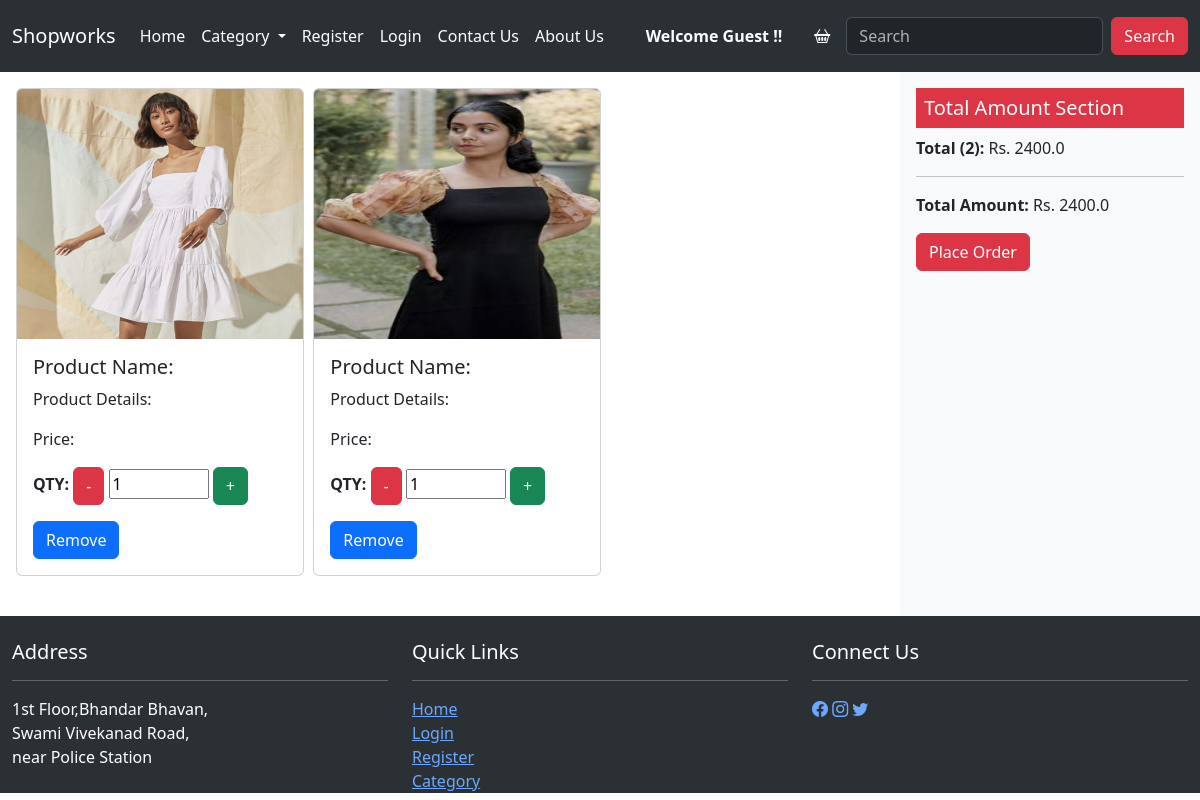
Before: /cart/ with the older database file.
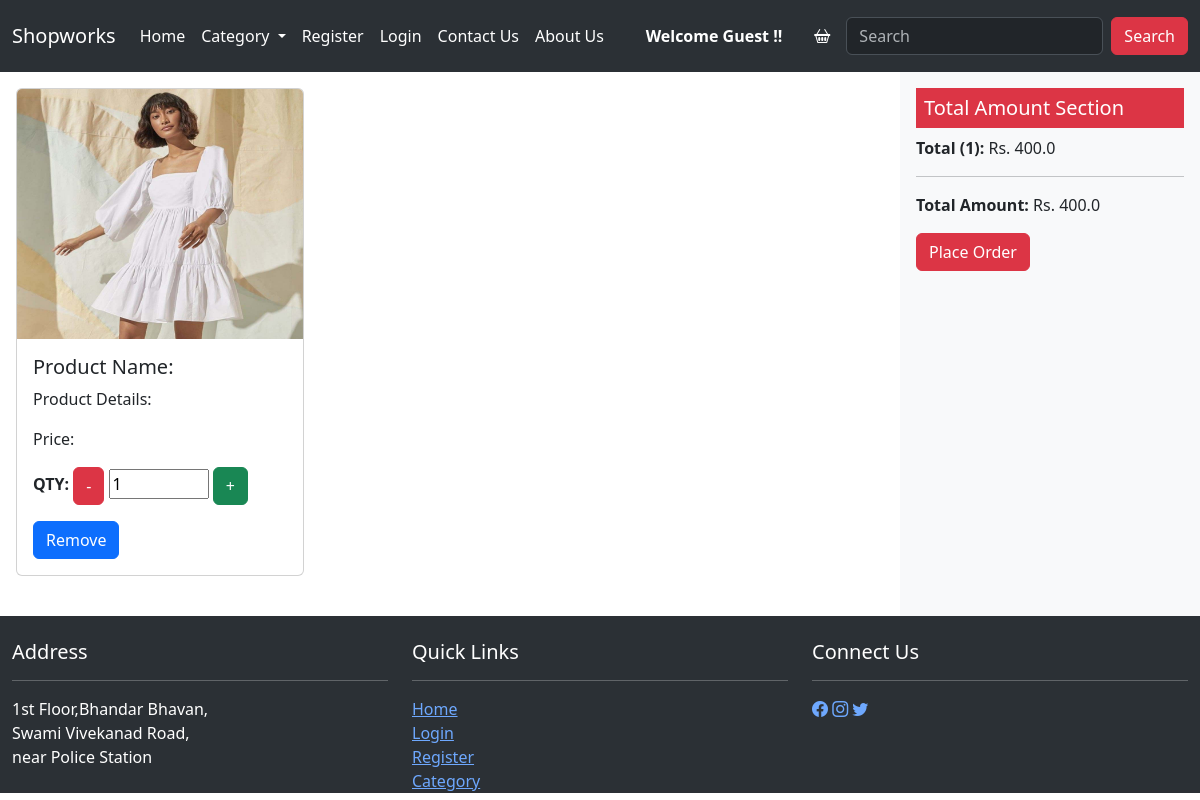
After: the same page with the newer database file.
### ecommapp/models.py (models this page shows)
class Cart(models.Model):
    userid = models.ForeignKey(User , on_delete = models.CASCADE , null = True , blank = True)
    productid = models.ForeignKey(Product,on_delete = models.CASCADE , null = True , blank = True)
    quantity = models.PositiveIntegerField(default = 0)

class Product(models.Model):
    userid = models.ForeignKey(User , on_delete = models.CASCADE , null = True , blank = True)
    productid = models.IntegerField(primary_key = True)
    product_name = models.CharField(max_length = 55)
    type = (("Mobile","Mobile"),("Clothes", "Clothes"),("Shoes","Shoes"))
    category = models.CharField(max_length = 50 ,choices = type , default = "")
    description = models.TextField(max_length = 100)
    price = models.FloatField()
    image=models.ImageField(upload_to='product/')
    objects = models.Manager()
    prod = CustomManager()

### ecommapp/views.py (the view)
# urls.py: path("cart/", views.cart, name="cart"),
def cart(req):
    if req.user.is_authenticated:
        username = req.user.username
        allcarts = Cart.objects.filter(userid = req.user.id)
        totalprice = 0
        for i in allcarts:
            totalprice += i.productid.price * i.quantity
        length = len(allcarts)
        context = {'allcarts':allcarts ,
                "items" :length ,
                "total" : totalprice ,
                "username":username}
        return render(req, "cart.html",context)
    else:
        allcarts = Cart.objects.filter(userid = req.user.id)
        totalprice = 0
        for i in allcarts:
            totalprice += i.productid.price * i.quantity
        length = len(allcarts)
        context = {'allcarts':allcarts ,
                "items" :length ,
                "total" : totalprice }
        return render(req, "cart.html",context)

### templates/cart.html (shortened to what this page needs)
{% include 'header.html' %}
<div class="container-fluid">
    <div class="row">
        <div class="col-md-9 p-3">
            <div class="row">
                {%  for item in allcarts %}
                <div class="col-md-4 mb-4">
                        <div class="card" style="width: 18rem;">
                        <img src="{{item.productid.image.url}}" class="card-img-top" alt="{{item.product_name}}" width="50px" height="250px">
                        <div class="card-body">
                          <h5 class="card-title">Product Name: {{item.product_id.product_name}}</h5>
                          <p class="card-text">Product Details: {{item.product_id.desc}}</p>
                          <p class="card-text">Price: {{item.product_id.price}}</p>
                          <p>
                            <strong>QTY:</strong>
                            <a href="updateqty/0/{{item.productid.productid}}"><button class="btn btn-danger">-</button></a>
                            <input style="width: 100px;" readonly type="number" value="{{item.quantity}}">
                            <a href="updateqty/1/{{item.productid.productid}}"><button class="btn btn-success">+</button></a>
                          </p>
                          <a href="removecart/{{item.productid.productid}}" class="btn btn-primary">Remove</a>
                        </div>
                      </div>
                </div>
                {% endfor %}
            </div>
        </div>
        <div class="col-md-3 bg-light p-3">
            <h5 class="bg-danger text-white p-2">Total Amount Section</h5>
            <p><strong>Total ({{items}}):</strong> Rs. {{total}} </p>
            <hr>
            <p><strong>Total Amount:</strong> Rs. {{total}} </p>
            <a href="{% url 'placeorder' %}"><button class = "btn btn-danger">Place Order</button></a>
        </div>
    </div>
</div>
{% include 'footer.html' %}

### templates/header.html (shortened to what this page needs)
{% load static %}
<!DOCTYPE html>
<html lang="en">
  <head>
    <link
      href="https://cdn.jsdelivr.net/npm/bootstrap@5.3.2/dist/css/bootstrap.min.css"
      rel="stylesheet"
    />
  </head>
  <body>
    <div class="container-fluid">
      <div class="row">
        <nav
          class="navbar  navbar-expand-lg bg-body-tertiary"
          data-bs-theme="dark"
        >
          <div class="container-fluid">
            <a class="navbar-brand" href="#">Shopworks</a>
            <div class="collapse navbar-collapse" id="navbarSupportedContent">
              <ul class="navbar-nav me-auto mb-2 mb-lg-0">
                <li class="nav-item">
                  <a
                    class="nav-link active"
                    aria-current="page"
                    href="{% url 'index' %}"
                    >Home</a
                  >
                </li>
                <li class="nav-item dropdown active">
                  <a
                    class="nav-link dropdown-toggle active"
                    href="#"
                    role="button"
                    data-bs-toggle="dropdown"
                    aria-expanded="false"
                  >
                    Category
                  </a>
                </li>
                {% if user.is_authenticated %}
                  <li class="nav-item">
                    <a class="nav-link active" href="{% url 'userlogout' %}" aria-current="page">Logout</a>
                  </li>
                {% else %}
                  <li class="nav-item">
                    <a
                      class="nav-link active"
                      aria-current="page"
                      href="{% url 'registeruser' %}"
                      >Register</a
                    >
                  </li>
                  <li class="nav-item">
                    <a
                      class="nav-link active"
                      aria-current="page"
                      href="{% url 'loginuser' %}"
                      >Login</a
                    >
                  </li>
                {% endif %}
                <li class="nav-item">
                  <a
                    class="nav-link active"
                    aria-current="page"
                    href="{% url 'contactus' %}"
                    >Contact Us</a
                  >
                </li>
                <li class="nav-item">
                  <a
                    class="nav-link active"
                    aria-current="page"
                    href="{% url 'aboutus' %}"
                    >About Us</a
                  >
                </li>
              </ul>
              {% if username %}
              <strong class="text-white p-3">
                Welcome {{username}} !!
              </strong>
              {% else %}
              <strong  class="text-white p-3">Welcome Guest !!</strong>
              {% endif %}
              <a href="{% url 'cart' %}"><i class="bi bi-basket2 text-white p-3"></i></a>
              <form class="d-flex" role="search" method="get" action="{% url 'searchproduct' %}">
                <input
                  class="form-control me-2"
                  type="search"
                  placeholder="Search"
                  aria-label="Search"
                  name ="q" value="{{query}}"
                />
                <button class="btn btn-danger" type="submit">
                  Search
                </button>
              </form>
            </div>
          </div>
        </nav>
      </div>
    </div>
  </body>
</html>

### templates/footer.html (shortened to what this page needs)
<!doctype html>
<html lang="en">
  <head>
    <link href="https://cdn.jsdelivr.net/npm/bootstrap@5.3.2/dist/css/bootstrap.min.css" rel="stylesheet">
    <link rel="stylesheet" href="https://cdn.jsdelivr.net/npm/bootstrap-icons@1.11.2/font/bootstrap-icons.min.css">
  </head>
  <body>
    <div class="container-fluid pt-4  bg-body-tertiary" data-bs-theme='dark'>
        <div class="row text-white">
          <div class="col-md-4">
            <h5>Address</h5>
            <hr>
            1st Floor,Bhandar Bhavan,<br>
            Swami Vivekanad Road,<br>
            near Police Station
          </div>
          <div class="col-md-4">
            <h5>Quick Links</h5>
            <hr>
            <a href="{% url 'index' %}">Home</a><br>
            <a href="{% url 'loginuser' %}">Login</a><br>
            <a href="{% url 'registeruser' %}">Register</a><br>
            <a href="#">Category</a>
          </div>
          <div class="col-md-4">
            <h5>Connect Us</h5>
            <hr>
            <a href="https://www.facebook.com"><i class="bi bi-facebook"></i></a>
            <a href="https://www.instagram.com"><i class="bi bi-instagram"></i></a>
            <a href="https://www.twitter.com"><i class="bi bi-twitter"></i></a>
          </div>
        </div>
    </div>
  </body>
</html>

Changed rows visible on the page:
removed Cart: productid.image (picture), quantity "1"
Other visible differences:
{{ items }}: "2" → "1"
{{ total }}: "2400.0" → "400.0"
